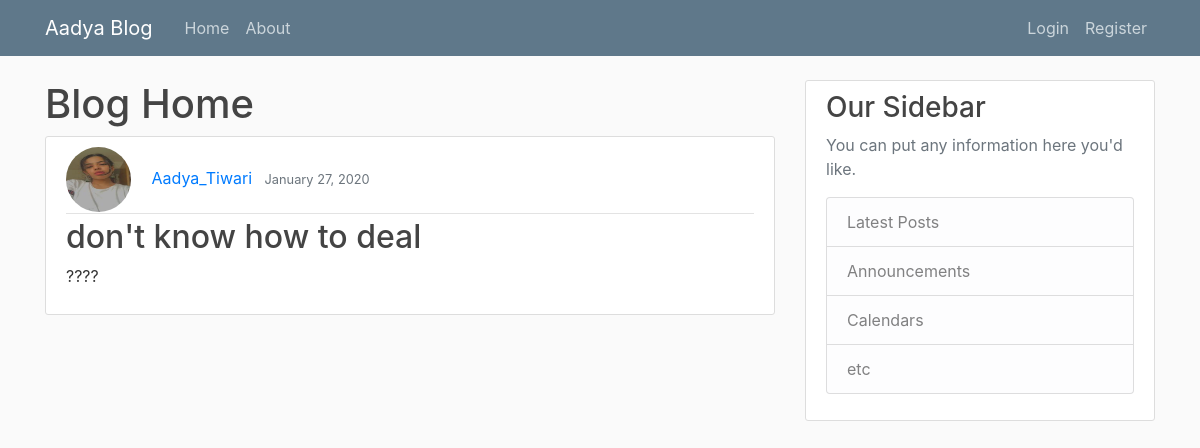
The app's page /post/8/, older data.
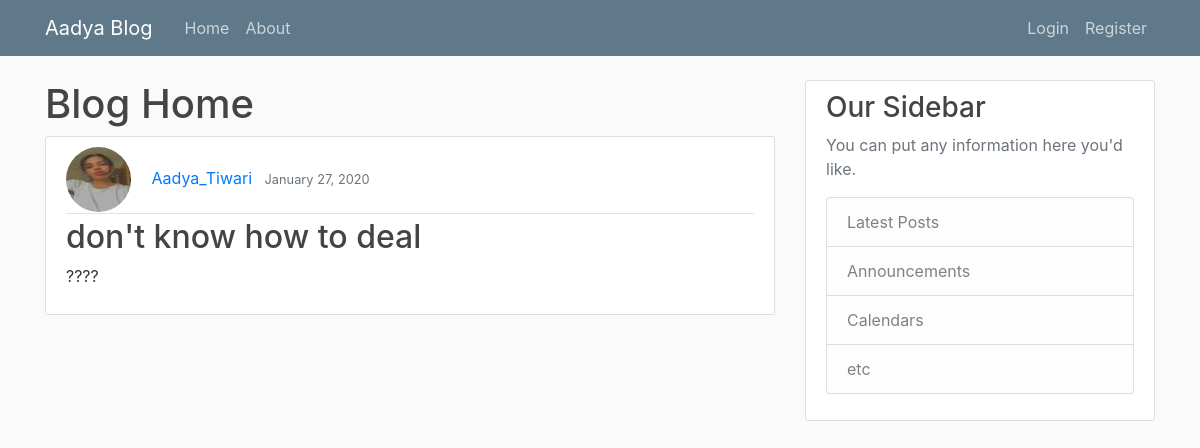
The same page, newer data.
### blog/models.py (models this page shows, shortened)
class Post(models.Model):
    title = models.CharField(max_length=100)
    content = models.TextField()
    date_posted = models.DateTimeField(default=timezone.now)
    author= models.ForeignKey(User, on_delete=models.CASCADE)

### users/models.py (models this page shows, shortened)
class Profile(models.Model):
    user = models.OneToOneField(User, on_delete=models.CASCADE)
    image = models.ImageField(default='default.jpg', upload_to='profile_pics')

### blog/views.py (the view)
# urls.py: path('post/<int:pk>/', PostDetailView.as_view(), name='post-detail'),
class PostDetailView(DetailView):
    model = Post

### blog/templates/blog/post_detail.html (shortened to what this page needs)
{% extends "blog/base.html" %}
{% block content%}
    <h1>Blog Home</h1>
    <article class="media content-section">
      <div class="media-body">
        <div class="article-metadata">
            <img class="rounded-circle article-img" src ="{{ object.author.profile.image.url}}">
          <a class="mr-2" href="{% url 'user-posts' object.author.username %}">{{ object.author }}</a>
          <small class="text-muted">{{ object.date_posted|date:"F d, Y" }}</small>
        </div>
        <h2 class="article-title"> {{ object.title }}</h2>
        <p class="article-content">{{ object.content }}</p>
      </div>
    </article>
{% endblock content %}

Row changes from the older to the newer data that the page shows:
changed through a linked row, Post "don't know how to deal": author.profile.image: a different picture
